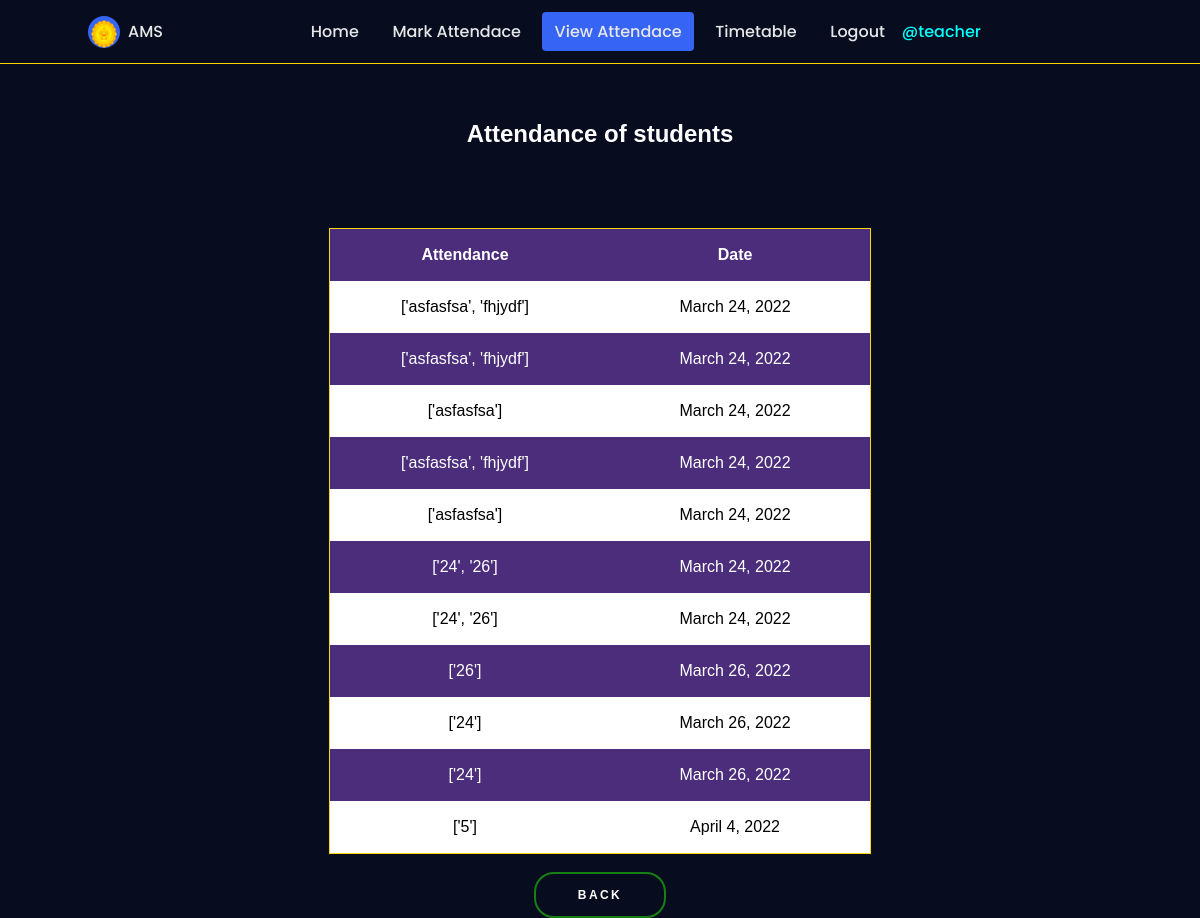
Page /viewattend/2/ (signed in) on the committed database.
### attendance_management_system/models.py (models this page shows, shortened)
class Attendance(models.Model):
    classname = models.CharField(max_length=40, default=None)
    attendrecord = models.CharField(max_length=40, default=None)
    date = models.DateField(default=None)

### attendance_management_system/views.py (the view)
# urls.py: path('viewattend/<str:pk>/',views.viewattend, name="viewattend"),
@login_required(login_url='/login')
def viewattend(request, pk):
    classname = Attendance.objects.filter(classname=pk)
    context={'classname': classname}
    return render(request, 'viewattendance.html', context)

### templates/viewattendance.html (shortened to what this page needs)
<!DOCTYPE html>
<html lang="en">
{% load static %}
<head>
    <link href="https://stackpath.bootstrapcdn.com/font-awesome/4.7.0/css/font-awesome.min.css" rel="stylesheet">
    <link rel="stylesheet" href="{% static '/viewattendance/css/styles.css' %}">
</head>
<body>
    <header class="header">
        <nav class="nav" id="nav-menu">
            <div class="nav__content bd-grid">
                <div class="nav__perfil">
                    <div class="nav__img">
                        <img src="static/viewattendance/img/2.png" alt="">
                    </div>
                    <div>
                        <a href="#" class="nav__name">AMS</a>
                    </div>
                </div>
                <div class="nav__menu">
                    <ul class="nav__list">
                        <li class="nav__item"><a href="{% url 'home' %}" class="nav__link">Home</a></li>
                        <li class="nav__item"><a href="{% url 'teacherhome' %}" class="nav__link">Mark Attendace</a></li>
                        <li class="nav__item"><a href="{% url 'viewattendance' %}" class="nav__link active">View Attendace</a></li>
                        <li class="nav__item"><a href="{% url 'timetable' %}" class="nav__link">Timetable</a></li>
                        {% if request.user.is_authenticated %}
                        <li class="nav__item"><a href="{% url 'logout' %}" class="nav__link">Logout</a></li>
                        <span style="color:cyan;">@{{request.user.username}}</span>
                        {% else %}
                        <li class="nav__item"><a href="{% url 'login' %}" class="nav__link">Login</a></li>
                        {% endif %}
                    </ul>
                </div>
            </div>
        </nav>
    </header>
    <div class="container">
        <h2>Attendance of students</h2>
        <table class="table">
            <tr>
                <th>Attendance</th>
                <th>Date</th>
            </tr>
            {% for view in classname %}
            <tr>
                <td>{{view.attendrecord}}</td>
                <td>{{view.date}}</td>
            </tr>
            {% endfor %}
        </table><br>
        <input type="button" class="submit" value="BACK" onclick="window.location.href='viewattendancehome.html' " />
    </div>
</body>
</html>

### static/viewattendance/css/styles.css (style rules this page uses)
:root { --header-height: 3rem; --first-color: #3664F4; --dark-color: #070D1F; --dark-color-alt: #282B3A; --white-color: #E6E7E9; --body-font: 'Poppins', sans-serif; --normal-font-size: .938rem; --small-font-size: .813rem; --z-fixed: 100; }
@media screen and (min-width: 768px) { :root { --normal-font-size: 1rem; --small-font-size: .875rem; } }
table { border-collapse: collapse; text-align: center; border-color: black; margin-left: 37%; margin-top: 20px; color: black; border: 1px solid gold; animation: Slide_Up 0.8s ease; }
.container { align-items: center; font-family: sans-serif; text-align: center; margin-top: 15vh; }
table.table { margin-left: auto; margin-right: auto; margin-top: 10vh; }
tr:nth-child(odd) { background-color: hsl(263, 46%, 33%); color: white; }
tr:nth-child(even) { background-color: white; }
h2 { text-align: center; color: white; margin-top: 90px; animation: Slide_Up 0.8s ease; }
tr, th, td { padding: 17px; width: 30%; }
body { margin: var(--header-height) 0 0 0; font-family: var(--body-font); font-size: var(--normal-font-size); font-weight: 500; background-color: var(--dark-color); }
ul { margin: 0; padding: 0; list-style: none; }
a { text-decoration: none; }
img { max-width: 100%; height: 100%; }
.submit { position: relative; background: transparent; border: 2px solid rgb(22, 128, 18); padding: 14px 42px; border-radius: 20px; cursor: pointer; overflow: hidden; outline: none; font-weight: bold; font-size: 12px; color: white; letter-spacing: .2em; transition: all .2s ease; animation: Slide_Up 0.8s ease; }
.bd-grid { max-width: 1024px; display: -ms-grid; display: grid; -ms-grid-columns: 100%; grid-template-columns: 100%; margin-left: 1.5rem; margin-right: 1.5rem; }
.header { width: 100%; height: var(--header-height); position: fixed; top: 0; left: 0; padding: 0 1.5rem; background-color: transparent; z-index: var(--z-fixed); display: -webkit-box; display: -ms-flexbox; display: flex; -webkit-box-pack: justify; -ms-flex-pack: justify; justify-content: space-between; -webkit-box-align: center; -ms-flex-align: center; align-items: center; border-bottom: 1px solid rgb(252, 214, 0); animation: Slide_Up 0.8s ease; }
.nav__content { height: 100%; -ms-grid-rows: max-content 1fr max-content; grid-template-rows: -webkit-max-content 1fr -webkit-max-content; grid-template-rows: max-content 1fr max-content; row-gap: 2rem; }
.nav__img { display: -webkit-box; display: -ms-flexbox; display: flex; -webkit-box-pack: center; -ms-flex-pack: center; justify-content: center; padding-top: .25rem; margin-bottom: .8rem; width: 56px; height: 56px; background-color: var(--first-color); border-radius: 50%; overflow: hidden; }
.nav__img img { width: 46px; }
.nav__name { display: block; color: var(--white-color); }
.nav__menu { -ms-flex-item-align: center; -ms-grid-row-align: center; align-self: center; }
.nav__item { margin: 2.5rem 0; }
.nav__link { color: var(--white-color); }
.active { color: var(--first-color); }
@media screen and (min-width: 768px) { body { margin: 0; } }
@media screen and (min-width: 768px) { .header { height: calc(var(--header-height) + 1rem); } }
@media screen and (min-width: 768px) { .nav { width: 100%; } }
@media screen and (min-width: 768px) { .nav__content { -ms-grid-columns: (max-content)[3]; grid-template-columns: repeat(3, -webkit-max-content); grid-template-columns: repeat(3, max-content); -ms-grid-rows: 1fr; grid-template-rows: 1fr; -webkit-column-gap: 1rem; column-gap: 1rem; -webkit-box-pack: justify; -ms-flex-pack: justify; justify-content: space-between; } }
@media screen and (min-width: 768px) { .nav__perfil { display: -webkit-box; display: -ms-flexbox; display: flex; -webkit-box-align: center; -ms-flex-align: center; align-items: center; } }
@media screen and (min-width: 768px) { .nav__img { width: 32px; height: 32px; margin-right: .5rem; margin-bottom: 0; -webkit-box-align: center; -ms-flex-align: center; align-items: center; } }
@media screen and (min-width: 768px) { .nav__img img { width: 26px; } }
@media screen and (min-width: 768px) { .nav__list { display: -webkit-box; display: -ms-flexbox; display: flex; } }
@media screen and (min-width: 768px) { .nav__item { margin: 0 .25rem; } }
@media screen and (min-width: 768px) { .nav__link { padding: .5rem .8rem; border-radius: .25rem; } }
@media screen and (min-width: 768px) { .active { background-color: var(--first-color); color: var(--white-color); } }

### rows in the picture
Attendance: attendrecord "['asfasfsa', 'fhjydf']", date "March 24, 2022"
Attendance: attendrecord "['asfasfsa', 'fhjydf']", date "March 24, 2022"
Attendance: attendrecord "['asfasfsa']", date "March 24, 2022"
Attendance: attendrecord "['asfasfsa', 'fhjydf']", date "March 24, 2022"
Attendance: attendrecord "['asfasfsa']", date "March 24, 2022"
Attendance: attendrecord "['24', '26']", date "March 24, 2022"
Attendance: attendrecord "['24', '26']", date "March 24, 2022"
Attendance: attendrecord "['26']", date "March 26, 2022"
Attendance: attendrecord "['24']", date "March 26, 2022"
Attendance: attendrecord "['24']", date "March 26, 2022"
Attendance: attendrecord "['5']", date "April 4, 2022"

### other values in the picture
{{ request.user.username }} "teacher"
